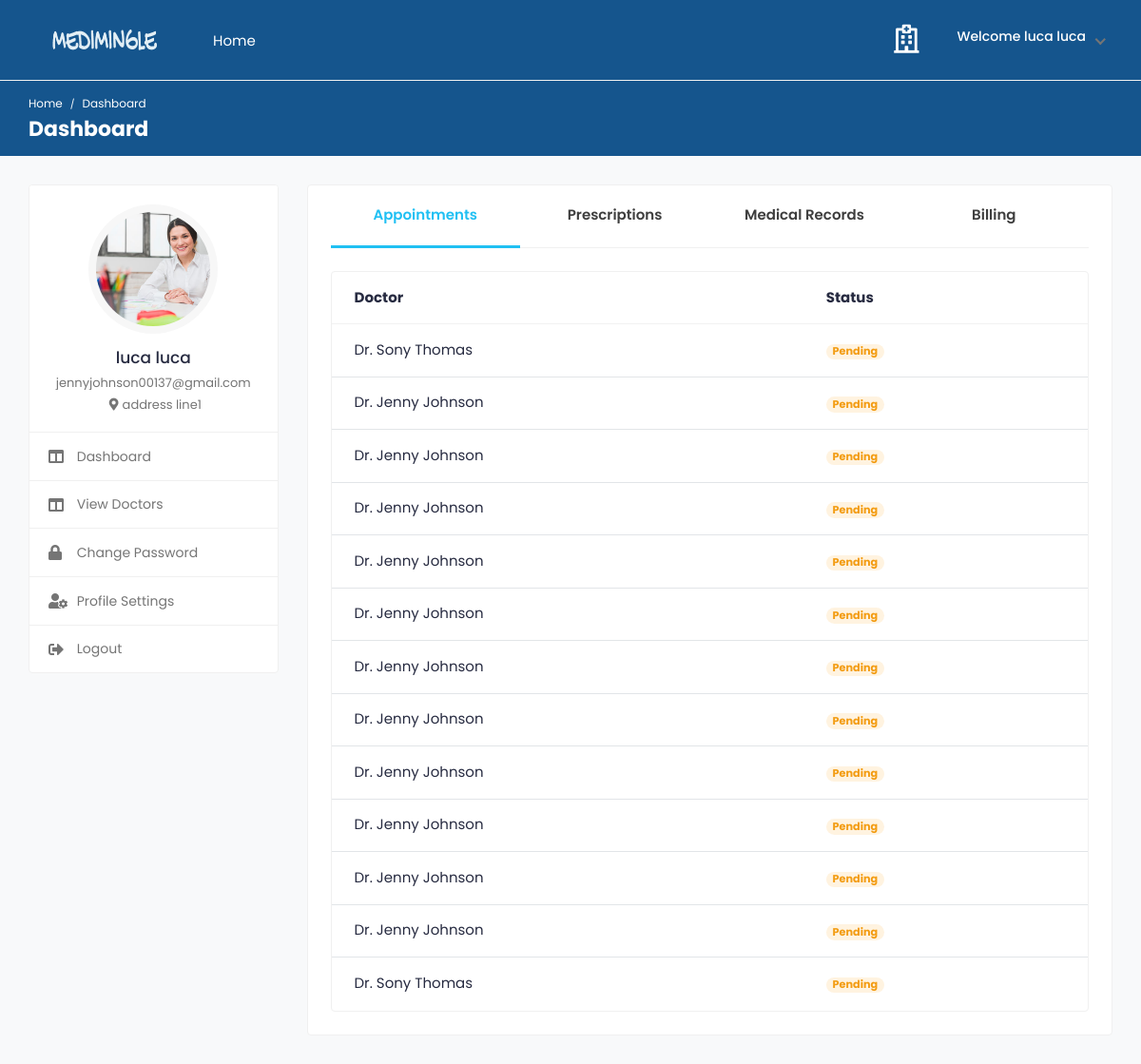
/patient_dashboard/ (signed in), run on the app's committed database.
### medi/models.py (models this page shows, shortened)
class tbl_user(AbstractUser):
    email=models.EmailField(unique=True)
    phone_number=models.CharField(max_length=15, null=True)
    USER_TYPE_CHOICES = (
        ('patient', 'Patient'),('doctor', 'Doctor'),
    )
    user_type = models.CharField(
        max_length=10,
        choices=USER_TYPE_CHOICES,
        default='patient',
    )
    is_email_verified = models.BooleanField(default=False)
    email_verification_token = models.CharField(max_length=255, blank=True, null=True)
    status= models.BooleanField(default=False)

class Patient(models.Model):
    user = models.OneToOneField(tbl_user, on_delete=models.CASCADE)
    profile_image = models.ImageField(upload_to='patient/',default='default.png')
    city  = models.CharField(max_length=100, null=True,blank=True)
    state  = models.CharField(max_length=100, null=True)
    country  = models.CharField(max_length=100, null=True)
    gender  = models.CharField(max_length=50, null=True)
    blood_group  = models.CharField(max_length=50, null=True)
    date_joined = models.DateTimeField(default=datetime.now, blank=True)
    date_of_birth = models.DateField(null=True)
    address=models.TextField(null=True)
    pin=models.CharField(max_length=6,null=True)

class PatientAppointment(models.Model):
    appoint_date = models.DateField(max_length=50, null=True)
    appoint_time = models.CharField(max_length=50, null=True)
    appoint_day = models.CharField(max_length=50, null=True)
    doctor = models.ForeignKey(Doctor, on_delete=models.DO_NOTHING, null=True)
    patient = models.ForeignKey(Patient, on_delete=models.DO_NOTHING, null=True)
    month = models.CharField(max_length=50, null=True)
    date = models.CharField(max_length=50, null=True)

class Doctor(models.Model):
    user = models.OneToOneField(tbl_user, on_delete=models.CASCADE)
    city  = models.CharField(max_length=50,null=True,blank=True)
    profile_image = models.ImageField(upload_to='doctor/',default='default.png')
    gender = models.CharField(max_length=10, blank=True)
    description = models.TextField(blank=True)
    date_joined = models.DateTimeField(default=datetime.now, blank=True)
    consulting_fee = models.IntegerField(null=True, blank=True)

### medi/views.py (the view)
# urls.py: path('patient_dashboard/',views.patient_dashboard,name='patient_dashboard'),
@never_cache
@login_required(login_url='signin')
def patient_dashboard(request):
    current_user = request.user
    current_patient = get_object_or_404(Patient, user=current_user)
    current_appointment = PatientAppointment.objects.filter(patient=current_patient)
    doc = tbl_user.objects.filter(user_type='doctor').exclude(is_superuser=True)
    context={
        'patient': current_patient,
        'current_appointment':current_appointment,
    }
    return render(request,'patient_dashboard.html',context)

### templates/patient_dashboard.html (shortened to what this page needs)
{% load static %}
{% include "includes/pat_header.html" %}
			<div class="col-md-7 col-lg-8 col-xl-9">
				<div class="card">
					<div class="card-body pt-0">
						<nav class="user-tabs mb-4">
							<ul class="nav nav-tabs nav-tabs-bottom nav-justified">
								<li class="nav-item">
									<a class="nav-link active" href="#pat_appointments" data-toggle="tab">Appointments</a>
								</li>
								<li class="nav-item">
									<a class="nav-link" href="#pat_prescriptions" data-toggle="tab">Prescriptions</a>
								</li>
								<li class="nav-item">
									<a class="nav-link" href="#pat_medical_records" data-toggle="tab"><span class="med-records">Medical Records</span></a>
								</li>
								<li class="nav-item">
									<a class="nav-link" href="#pat_billing" data-toggle="tab">Billing</a>
								</li>
							</ul>
						</nav>
						<div class="tab-content pt-0">
							<div id="pat_appointments" class="tab-pane fade show active">
								<div class="card card-table mb-0">
									<div class="card-body">
										<div class="table-responsive">
											<table class="table table-hover table-center mb-0">
												<thead>
													<tr>
														<th>Doctor</th>
														<th>Status</th>
													</tr>
												</thead>
												<tbody>
													<tr>
														{% for appointment in current_appointment %}
														<td>
															<h2 class="table-avatar">
																<a href="{% url 'view_doctor_details' appointment.doctor.id %}">Dr. {{ appointment.doctor.user.first_name }} {{ appointment.doctor.user.last_name}}</a>
															</h2>
														</td>
														<td>
															{% if appointment.is_active %}
															<span class="badge badge-pill bg-success-light">Active</span>
															{% else %}
															<span class="badge badge-pill bg-warning-light">Pending</span>
															{% endif %}
														</td>
													</tr>
													{% endfor %}
												</tbody>
											</table>
										</div>
									</div>
								</div>
							</div>
						</div>
					</div>
				</div>
			</div>
		</div>
	</div>
</div>
						</div>
	</body>
</html>

### templates/includes/pat_header.html (shortened to what this page needs)
{% load static %}
<!DOCTYPE html>
<html lang="en">
<head>
		<link rel="stylesheet" href="{% static '/assets/css/bootstrap.min.css'%}">
		<link rel="stylesheet" href="{% static '/assets/plugins/fontawesome/css/fontawesome.min.css'%}">
		<link rel="stylesheet" href="{% static '/assets/plugins/fontawesome/css/all.min.css'%}">
		<link rel="stylesheet" href="{% static '/assets/css/style.css'%}">
	</head>
	<body>
		<div class="main-wrapper">
			<header class="header">
				<nav class="navbar navbar-expand-lg header-nav">
					<div class="navbar-header">
						<a href="{% url 'homepage' %}" class="navbar-brand logo">
							<img src="{% static '/assets/img/logo.png'%}" class="img-fluid" alt="Logo">
						</a>
						<span><a href="{% url 'homepage' %}" style="color: white;">Home</i></a></span>
					</div>
					<ul class="nav header-navbar-rht">
						<li class="nav-item contact-item">
							<div class="header-contact-img">
								<i  style="color: white;" class="far fa-hospital"></i>
							</div>
						</li>
						<li class="nav-item dropdown has-arrow logged-item">
							<a href="#" class="dropdown-toggle nav-link" data-toggle="dropdown">
								<span class="user-img">
									<h6 style="color: white;">Welcome {{user.first_name}} {{user.last_name}}</h6>
								</span>
							</a>
						</li>
					</ul>
				</nav>
			</header>
			<div class="breadcrumb-bar">
				<div class="container-fluid">
					<div class="row align-items-center">
						<div class="col-md-12 col-12">
							<nav aria-label="breadcrumb" class="page-breadcrumb">
								<ol class="breadcrumb">
									<li class="breadcrumb-item"><a href="{% url 'homepage' %}">Home</a></li>
									<li class="breadcrumb-item active" aria-current="page">Dashboard</li>
								</ol>
							</nav>
							<h2 class="breadcrumb-title">Dashboard</h2>
						</div>
					</div>
				</div>
			</div>
			<div class="content">
				<div class="container-fluid">
					<div class="row">
						<div class="col-md-5 col-lg-4 col-xl-3 theiaStickySidebar">
							<div class="profile-sidebar">
								<div class="widget-profile pro-widget-content">
									<div class="profile-info-widget">
										<a href="#" class="booking-doc-img">
											{% if patient_data.profile_image %}
												<img src="{{ user.patient.profile_image.url }}" alt="User Image">
											{% else %}
												<img src="{{ user.patient.profile_image.url }}" alt="User Image">
											{% endif %}
										</a>
										<div class="profile-det-info">
											<h3>{{user.first_name}} {{user.last_name}}</h3>
											<div class="patient-details">
												<h5>{{ user.email }}</h5>
												<h5 class="mb-0"><i class="fas fa-map-marker-alt"></i>{{ request.user.patient.address}}</h5>
											</div>
										</div>
									</div>
								</div>
								<div class="dashboard-widget">
									<nav class="dashboard-menu">
										<ul>
											<li>
												<a href="{% url 'patient_dashboard' %}">
													<i class="fas fa-columns"></i>
													<span>Dashboard</span>
												</a>
											</li>
											<li>
												<a href="{% url 'doctors' %}"  name"doctors" >
													<i class="fas fa-columns"></i>
													<span>View Doctors</span>
												</a>
											</li>
										    <li>
												<a href="{% url 'patient_change_password' %}">
													<i class="fas fa-lock"></i>
													<span>Change Password</span>
												</a>
											</li>
											<li>
												<a href="{% url 'profile_settings' %}">
													<i class="fas fa-user-cog"></i>
													<span>Profile Settings</span>
												</a>
											</li>
											<li>
												<a href="{% url 'logout' %}">
													<i class="fas fa-sign-out-alt"></i>
													<span>Logout</span>
												</a>
											</li>
										</ul>
									</nav>
								</div>
							</div>
						</div>

### data on the page
tbl_user: first_name "luca", last_name "luca", patient.profile_image (placeholder picture), email "jennyjohnson00137@gmail.com", user.patient.address "address line1"
PatientAppointment: doctor.user.first_name "Sony", doctor.user.last_name "Thomas"
PatientAppointment: doctor.user.first_name "Jenny", doctor.user.last_name "Johnson"
PatientAppointment: doctor.user.first_name "Jenny", doctor.user.last_name "Johnson"
PatientAppointment: doctor.user.first_name "Jenny", doctor.user.last_name "Johnson"
PatientAppointment: doctor.user.first_name "Jenny", doctor.user.last_name "Johnson"
PatientAppointment: doctor.user.first_name "Jenny", doctor.user.last_name "Johnson"
PatientAppointment: doctor.user.first_name "Jenny", doctor.user.last_name "Johnson"
PatientAppointment: doctor.user.first_name "Jenny", doctor.user.last_name "Johnson"
PatientAppointment: doctor.user.first_name "Jenny", doctor.user.last_name "Johnson"
PatientAppointment: doctor.user.first_name "Jenny", doctor.user.last_name "Johnson"
PatientAppointment: doctor.user.first_name "Jenny", doctor.user.last_name "Johnson"
PatientAppointment: doctor.user.first_name "Jenny", doctor.user.last_name "Johnson"
PatientAppointment: doctor.user.first_name "Sony", doctor.user.last_name "Thomas"
